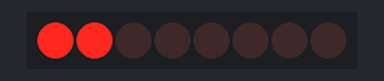
This sketch was run on a simulated Arduino Uno, built with avr-gcc and run on an emulated ATmega328P. On the bench: 8 shift-register outputs drawn as a row of LEDs (first output left, lit = HIGH). Wiring (inferred from the names in the program): shift register (74HC595): data pin 11; shift clock pin 12; latch pin 8. Wiring (inferred from the signals the program sends): row of LEDs: on Q0, Q1, Q2, Q3, Q4, Q5, Q6, Q7. What the sketch prints to the serial monitor is not drawn.

Above: at 0.1 s.
At 0.9 s:
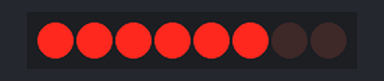
At 1.5 s:
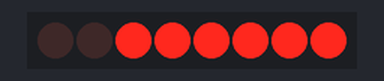
At 2.8 s:
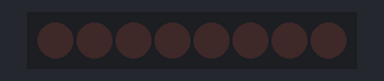
At 4.7 s:
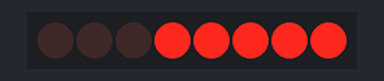
At 6.7 s:
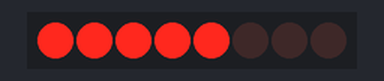
Timing chart, 0 to 7.0 s (numbered marks = the images above):
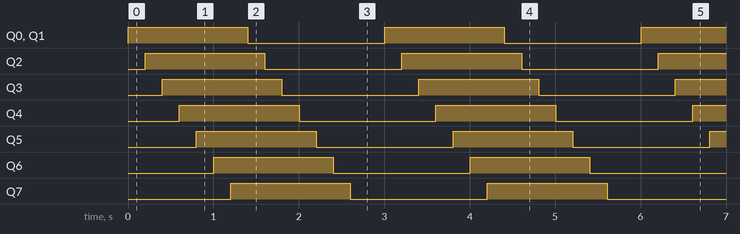

Measured:
- by itself, Q0–7: alternates HIGH for 1.4 s and LOW for 1.6 s
- by itself, everything shown: repeats every 3.0 s, in 14 steps

The sketch:

light_up_in_order.ino
```cpp
//Pin connected to ST_CP of 74HC595
int latchPin = 8;
//Pin connected to SH_CP of 74HC595
int clockPin = 12;
////Pin connected to DS of 74HC595
int dataPin = 11;


void setup() {
  //set pins to output so you can control the shift register
  pinMode(latchPin, OUTPUT);
  pinMode(clockPin, OUTPUT);
  pinMode(dataPin, OUTPUT);
  Serial.begin(9600);
}

void loop() {
  // count from 0 to 255 and display the number
  // on the LEDs
  int out = 1;
  for(int i = 0; i < 7; i++){
    digitalWrite(latchPin, LOW);
    out <<= 1;
    out += 1;
    Serial.print(out);
    shiftOut(dataPin, clockPin, MSBFIRST, out);
    digitalWrite(latchPin, HIGH);
    delay(200);
  }
  out <<= 1;
  for(int i = 0; i < 8; i++){
    digitalWrite(latchPin, LOW);
    out <<= 1;
    Serial.print(out);
    shiftOut(dataPin, clockPin, MSBFIRST, out);
    digitalWrite(latchPin, HIGH);
    delay(200);
  }

}
/*

  for (int numberToDisplay = 0; numberToDisplay < 256; numberToDisplay++) {
    // take the latchPin low so
    // the LEDs don't change while you're sending in bits:
    digitalWrite(latchPin, LOW);
    // shift out the bits:
    shiftOut(dataPin, clockPin, MSBFIRST, numberToDisplay);

    //take the latch pin high so the LEDs will light up:
    digitalWrite(latchPin, HIGH);
    // pause before next value:
    delay(50);
  }
}
*/
```
